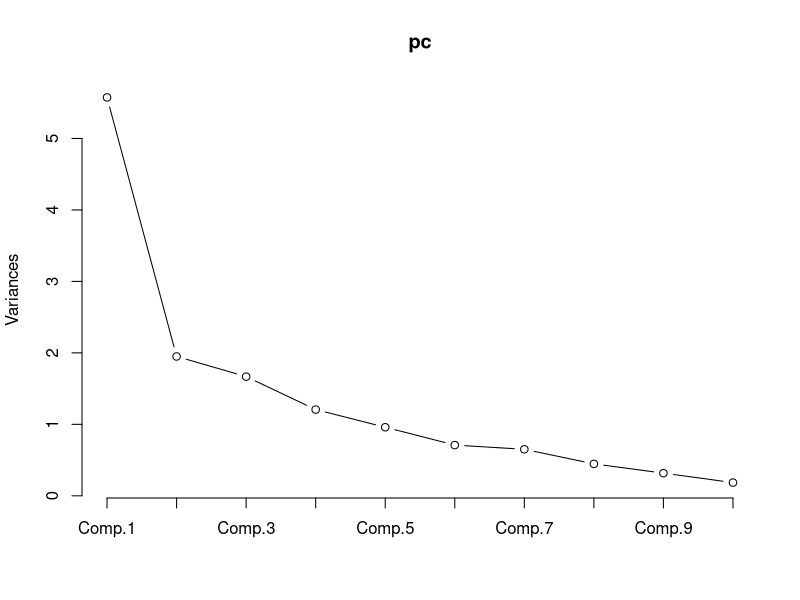
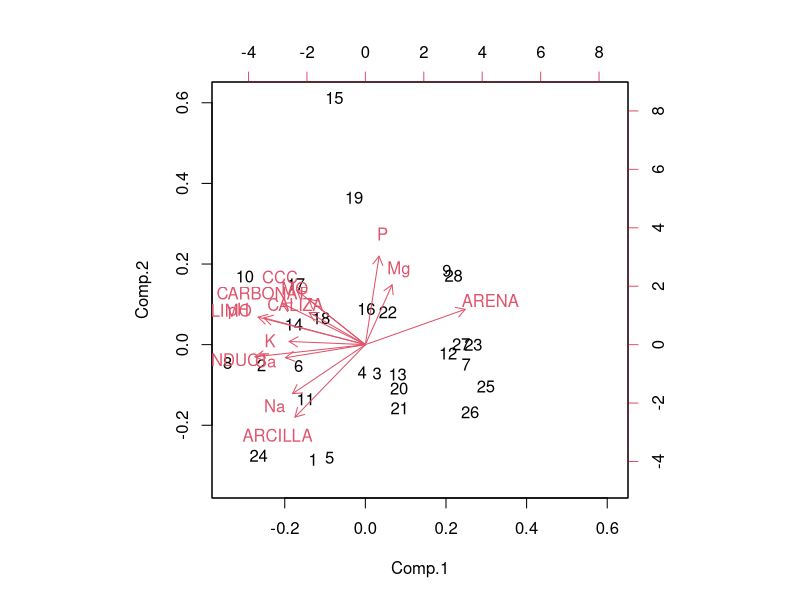
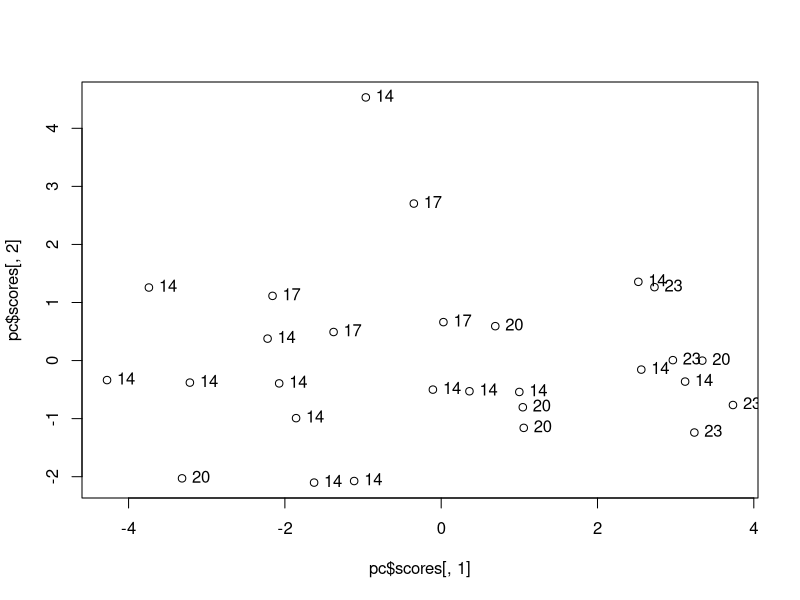

These figures' R source, in order:
# Felipe Bravo (Univesidad de Valladolid), fbravo [at] pvs.uva.es
# Universidad Técnica del Chocó, 2020
# PCA - Análisis de Componentes Principales

# En este ejemplo aprenderemos a
  # Reducir la dimensionalidad de una base de datos mediante PCA


###############

# Establecemos nuestro directorio de trabajo
#setwd('C:/Tu_directorio_de_Trabajo_paraR')

setwd('C:/datosR')

# Importamos los datos
suelo <- read.table("DATOS2.txt", header=TRUE, sep="\t", dec=".") 

head(suelo)


# realizamos el pca

pc <- princomp(suelo[,-1],cor=TRUE)

plot (pc, type="l") #gráfico con la varianza que recoge cada componente

pc$loadings # peso de cada componente principal
pc$scores # valor de cada componente principal para cada observación

biplot(pc)#gráfico de componentes principales con los pesos de cada variable

plot(pc$scores[,1],pc$scores[,2])#Dibuja las observaciones sobre los dos primeros ejes
text(pc$scores[,1],pc$scores[,2],suelo[,1],pos=4) # Añade la etiqueta del Índice de sitio
